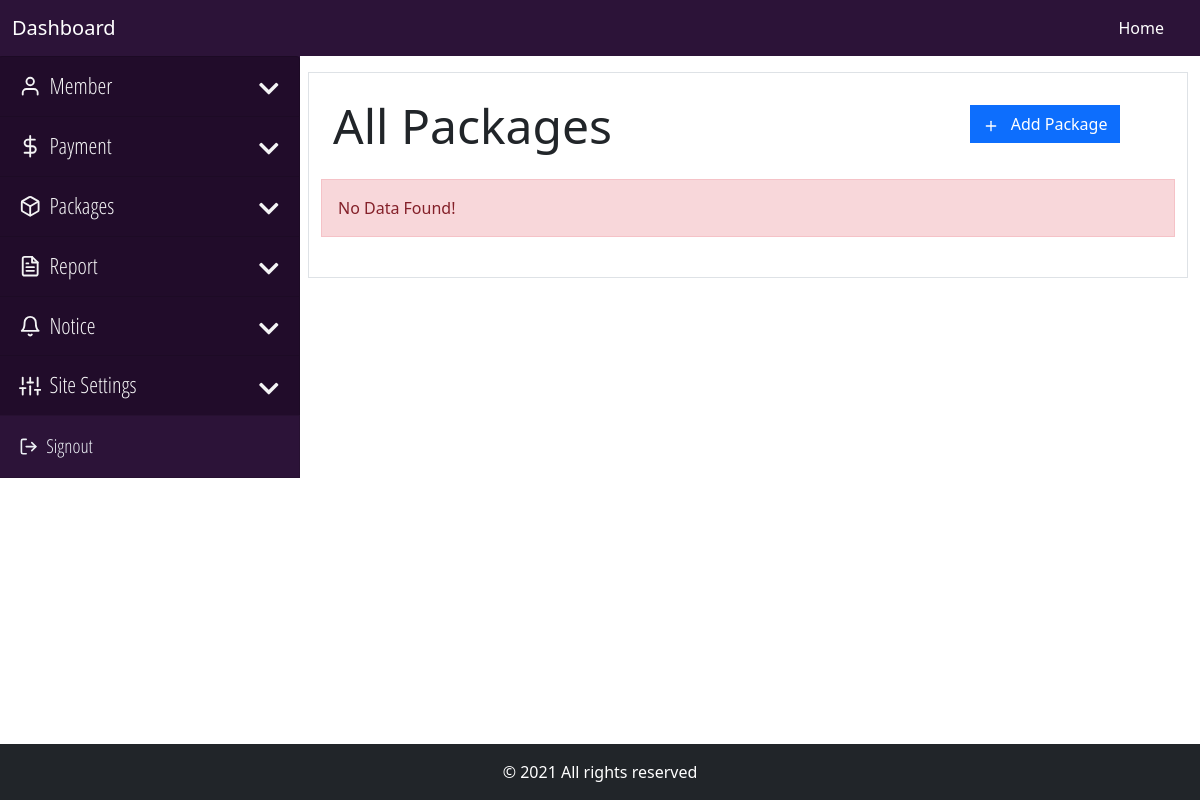
/backend/package/view-packages.php (signed in), run on an earlier commit of the app's database.
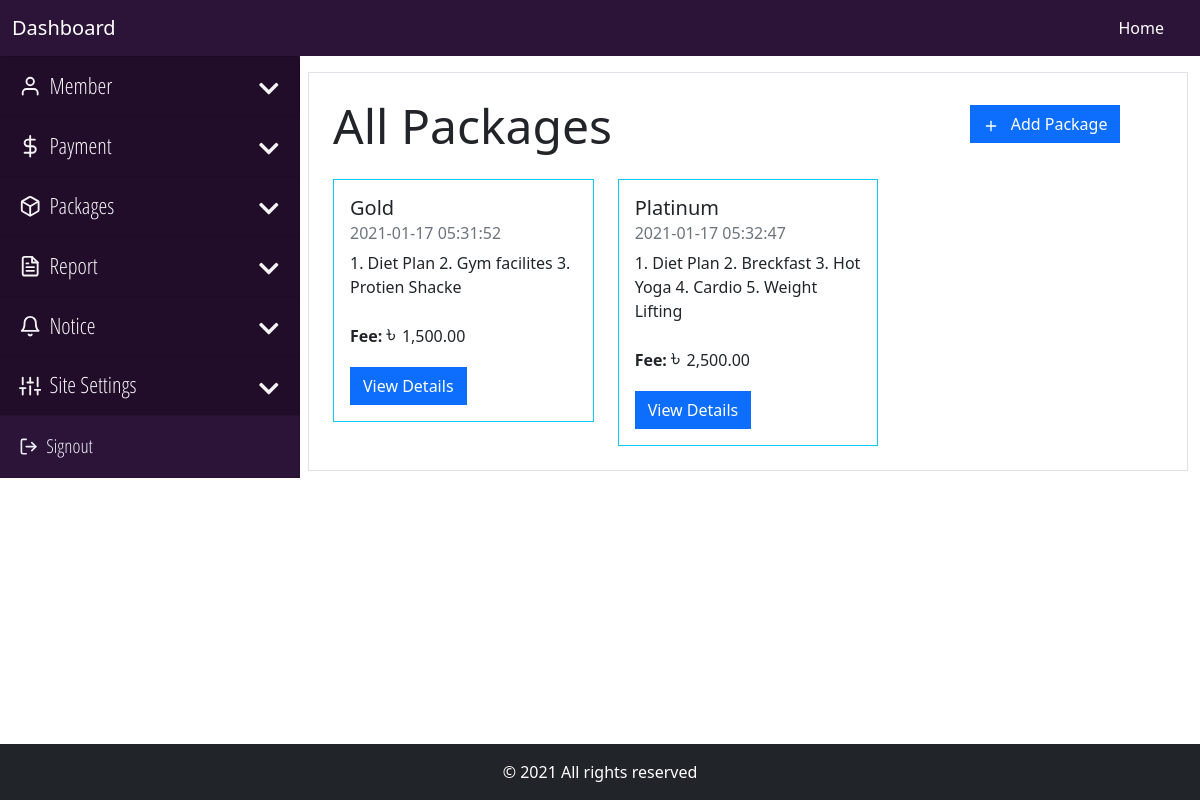
And on a later commit of the database.
### tables this page shows
CREATE TABLE `package` (
  `package_id` int(11) NOT NULL,
  `package_name` varchar(100) NOT NULL,
  `package_details` text NOT NULL,
  `package_fee` float NOT NULL,
  `package_created` timestamp NOT NULL DEFAULT current_timestamp()
);

### core/main.php (called while the page is built, shortened)
<?php
    class Main
    {
        private $host = "localhost";
        private $user = "root";
        private $pass ="";
        private $database = "crm4gym";
        private function dbConnect()
        {
            try
            {
                $this->conn = new PDO('mysql:host='.$this->host.';dbname='.$this->database, $this->user, $this->pass);
            }
            catch(PDOException $Exception)
            {
                $this->errmsg = $Exception->getMessage();
            }
        }
    }
?>

### core/dashboard.php (called while the page is built, shortened)
<?php
    require_once "main.php";
    class Dashboard extends Main
    {
        public function viewPackages()
        {
            $this->sql = $this->conn->prepare("SELECT * FROM package");
            try
            {
                $this->sql->execute();
                if($this->sql->rowCount() > 0)
                {
                    $data = $this->sql->fetchAll(PDO::FETCH_OBJ);
                    return $data;
                }
                else
                {
                    return false;
                }
            }
            catch(PDOException $Exception)
            {
                $this->errmsg = $Exception->getMessage();
                $_SESSION['error'] = "Unexpected Error Occured. Please try again Later.<br> Error: ".$this->errmsg;
                return false;
            }
        }
    }
?>

### backend/package/view-packages.php (the view, shortened to what this page needs)
<?php
    require_once "../../core/dashboard.php";
    require_once "../inc/be-header.php";
    if(isset( $_SESSION['role']) &&  $_SESSION['role'] == 'admin' )
    {
      require_once "../inc/be-nav-admin.php";
    }
    else
    {
      require_once "../inc/be-nav-user.php";
    }
?>
<div class="container-fluid overflow-hidden mb-5">
    <div class="row gx-2 mt-3">
    <?php
        if(isset( $_SESSION['role']) &&  $_SESSION['role'] == 'admin' )
        {
          require_once "../inc/be-sidenav-admin.php";
        }
        else
        {
          require_once "../inc/be-sidenav-user.php";
        }
    ?>
        <div class="col-md-9">
            <div class="border p-4">
                <div class="row">
                    <div class="col-9">
                        <h2 class="display-5 mb-4">All Packages</h2>
                    </div>
                    <div class="col-3 text-right p-2">
                        <a class="btn btn-primary rounded-0" href="add-package.php"><i class="me-2" data-feather="plus"></i> Add Package</a>
                    </div>
                </div>
                <div class="row g-4">
                <?php
                    $packages = new Dashboard;
                    $result = $packages->viewPackages();
                    if($result != false)
                    {
                        foreach($result as $data)
                        {
                            $fee = "<span class='bdt'>&#2547; </span>".number_format($data->package_fee, 2);
                ?>
                            <div class="col-4">
                                <div class="card rounded-0 border border-info">
                                    <div class="card-body">
                                        <h5 class="card-title"><?=$data->package_name?></h5>
                                        <h6 class="card-subtitle mb-2 text-muted"><?=$data->package_created?></h6>
                                        <p class="card-text"><?=substr(strip_tags($data->package_details), 0, 100)?></p>
                                        <p class="card-text"><strong>Fee:</strong> <?=$fee?></p>
                                        <a href="#" class="btn btn-primary rounded-0">View Details</a>
                                    </div>
                                </div>
                            </div>
                <?php
                        }
                    }
                    else
                    {
                ?>
                            <div class="alert alert-danger rounded-0 py3">
                                No Data Found!
                            </div>
                    <?php
                        }
                    ?>
                </div>
            </div>
        </div>
    </div>
</div>
<?php
    require_once "../inc/be-footer.php";
?>

### backend/inc/be-header.php (shortened to what this page needs)
<!DOCTYPE html>
<html lang="en">
    <head>
        <link rel="stylesheet" href="../../_resources/stylesheets/vendors/normalize.css">
        <link rel="stylesheet" href="../../_resources/stylesheets/vendors/bootstrap.min.css">
        <link rel="stylesheet" href="../../_resources/stylesheets/vendors/animate.min.css">
        <link rel="stylesheet" href="../../_resources/stylesheets/vendors/aos.css">
        <link rel="stylesheet" href="../../_resources/stylesheets/vendors/all.css">
        <link rel="stylesheet" type="text/css" href="https://cdn.datatables.net/v/dt/dt-1.10.23/datatables.min.css"/>
        <link rel="stylesheet" href="../../_resources/stylesheets/style.css">
        <link rel="stylesheet" href="../../_resources/stylesheets/responsive.css">
    </head>
    <body>

### backend/inc/be-nav-admin.php (shortened to what this page needs)
<nav class="navbar navbar-expand-lg navbar-dark nav-admin">
    <div class="container-fluid">
        <a class="navbar-brand" href="../main/dashboard.php">Dashboard</a>
        <div class="collapse navbar-collapse" id="topNav">
            <ul class="navbar-nav ms-auto me-3 mb-2 mb-lg-0">
                <li class="nav-item">
                    <a class="nav-link active" aria-current="page" href="../main/dashboard.php">Home</a>
                </li>
            </ul>
        </div>
    </div>
</nav>

### backend/inc/be-sidenav-admin.php (shortened to what this page needs)
<div class="col-3">
            <div class="dashLeftMenu">
                <div class="accordion" id="dashNav">
                    <div class="accordion-item">
                        <h2 class="accordion-header" id="member">
                            <button class="accordion-button collapsed" type="button" data-bs-toggle="collapse" data-bs-target="#collapseMember" aria-expanded="false" aria-controls="collapseMember">
                                <i class="me-2" data-feather="user"></i> Member
                            </button>
                        </h2>
                    </div>
                    <div class="accordion-item">
                        <h2 class="accordion-header" id="payment">
                            <button class="accordion-button collapsed" type="button" data-bs-toggle="collapse" data-bs-target="#collapsePayment" aria-expanded="false" aria-controls="collapsePayment">
                                <i class="me-2" data-feather="dollar-sign"></i> Payment
                            </button>
                        </h2>
                    </div>
                    <div class="accordion-item">
                        <h2 class="accordion-header" id="package">
                            <button class="accordion-button collapsed" type="button" data-bs-toggle="collapse" data-bs-target="#collapsePackage" aria-expanded="false" aria-controls="collapsePackage">
                                <i class="me-2" data-feather="box"></i> Packages
                            </button>
                        </h2>
                    </div>
                    <div class="accordion-item">
                        <h2 class="accordion-header" id="report">
                            <button class="accordion-button collapsed" type="button" data-bs-toggle="collapse" data-bs-target="#collapseReport" aria-expanded="false" aria-controls="collapseReport">
                                <i class="me-2" data-feather="file-text"></i> Report
                            </button>
                        </h2>
                    </div>
                    <div class="accordion-item">
                        <h2 class="accordion-header" id="notice">
                            <button class="accordion-button collapsed" type="button" data-bs-toggle="collapse" data-bs-target="#collapseNotice" aria-expanded="false" aria-controls="collapseNotice">
                                <i class="me-2" data-feather="bell"></i> Notice
                            </button>
                        </h2>
                    </div>
                    <div class="accordion-item">
                        <h2 class="accordion-header" id="site">
                            <button class="accordion-button collapsed" type="button" data-bs-toggle="collapse" data-bs-target="#collapseSite" aria-expanded="false" aria-controls="collapseSite">
                                <i class="me-2" data-feather="sliders"></i> Site Settings
                            </button>
                        </h2>
                    </div>
                    <div class="accordion-item">
                        <a class="dashNavSingle dashNavSignOut" href="../../signout.php?signout=true">
                            <i class="me-2" data-feather="log-out"></i> Signout
                        </a>
                    </div>
                </div>
            </div>
        </div>

### backend/inc/be-footer.php
        <footer class="container-fluid fixed-bottom">
            <div class="row">
                <div class="col-12 bg-dark p-3 text-center text-white">
                    &copy; <?=date('Y');?> All rights reserved
                </div>
            </div>
        </footer>
    </body>
</html>

### _resources/stylesheets/style.css (style rules this page uses)
.nav-admin { background-color: #2c1338 !important; }
.dashLeftMenu { background-color: #2c1338 !important; padding-left: 0 !important; padding-right: 0 !important; margin-left: -14px; margin-top: -16px; }
#dashNav .accordion-button { background-color: #210c2a !important; color: #f4f4f5 !important; font-family: navFont; font-size: 1.4rem; }
#dashNavUser .accordion-button::after, #dashNav .accordion-button::after { background-image: none !important; font-family: "Font Awesome 5 Free"; content: "\f078"; display: inline-block; padding-right: 3px; vertical-align: middle; font-weight: 900; }
.dashNavSingle { position: relative; display: flex; align-items: center; width: 100%; font-family: navFont; color: #e7e7e7; text-decoration: none; background-color: transparent; border: 1px solid rgba(0,0,0,.125); border-radius: 0; overflow-anchor: none; transition: color .15s ease-in-out,background-color .15s ease-in-out,border-color .15s ease-in-out,box-shadow .15s ease-in-out,border-radius .15s ease; }
.dashNavSignOut { font-size: 1.2rem; color: #ecf0f5; padding: 1rem 1.25rem; }
.bdt { font-size: 24px!important; }

What changed in the data, as far as the page shows it:
added package: package_name "Gold", package_created "2021-01-17 05:31:52", package_details "1. Diet Plan 2. Gym facilites 3. Protien Shacke", package_fee "1,500.00"
added package: package_name "Platinum", package_created "2021-01-17 05:32:47", package_details "1. Diet Plan 2. Breckfast 3. Hot Yoga 4. Cardio 5. Weight Lifting", package_fee "2,500.00"
Also different on the page:
text no longer shown: "No Data Found!"
